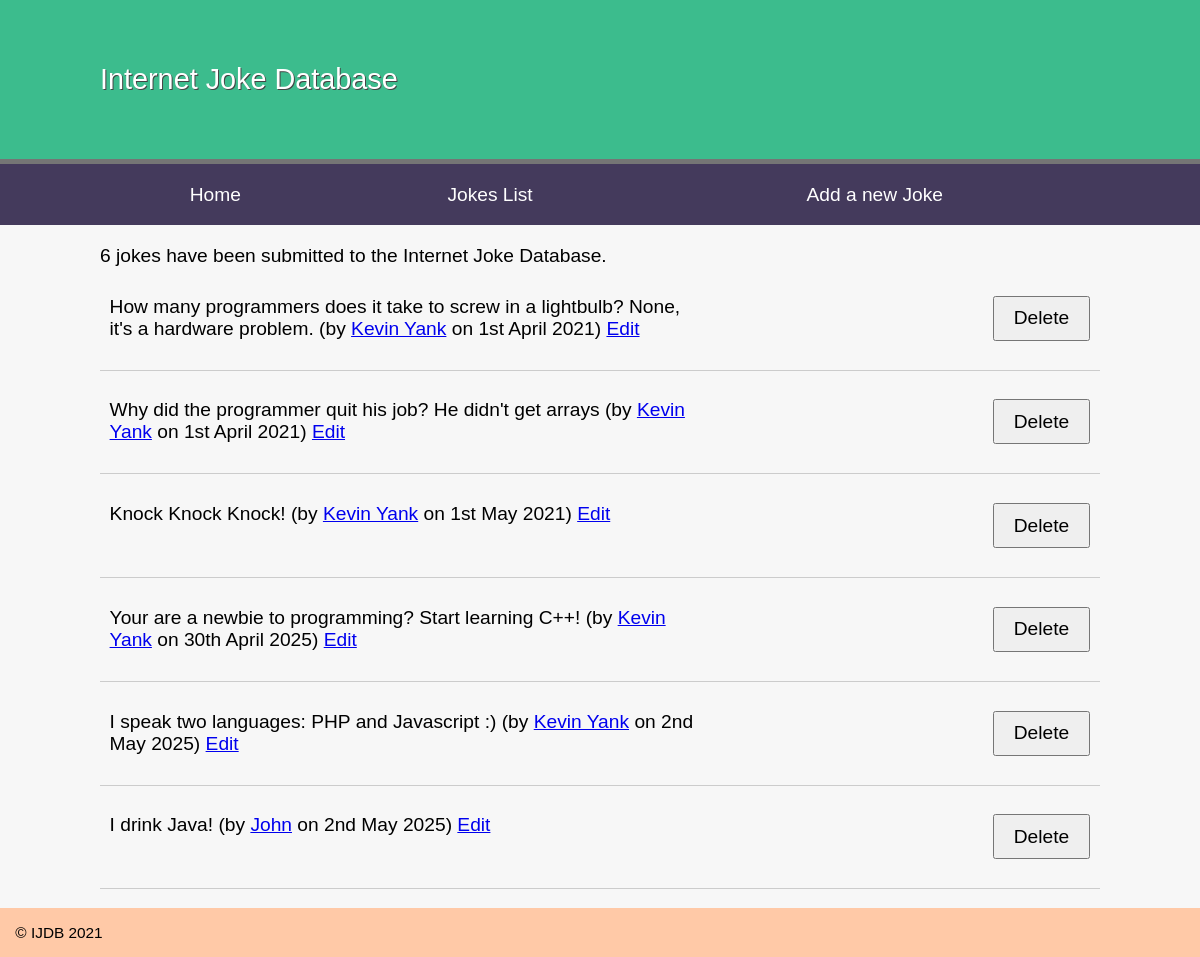
The app's page /oop_entry_point2/public/index.php?action=list, older data.
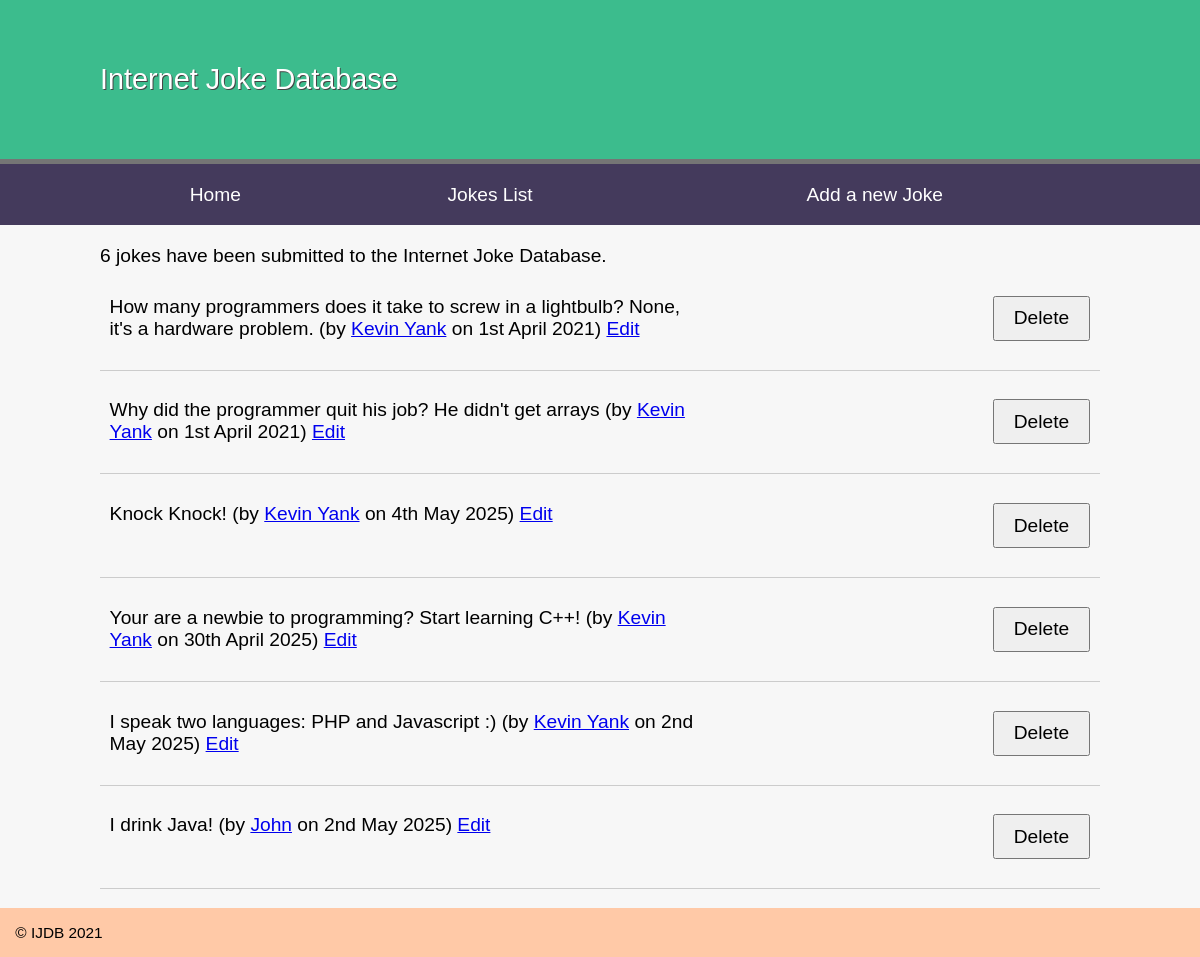
The same page, newer data.
### tables this page shows
CREATE TABLE `joke` (
  `id` int(11) NOT NULL AUTO_INCREMENT,
  `joketext` text DEFAULT NULL,
  `jokedate` date NOT NULL,
  `authorid` int(11) DEFAULT NULL,
  PRIMARY KEY (`id`)
);

### oop_entry_point2/controllers/JokeController.php (called while the page is built, shortened)
<?php
class JokeController {
	private $authorsTable;
    private $jokesTable;
    public function __construct(DatabaseTable $jokesTable, DatabaseTable $authorsTable) {
        $this->jokesTable = $jokesTable;
        $this->authorsTable = $authorsTable;
    }
	public function list() {
	    $result = $this->jokesTable->findAll();
	    $jokes = [];
	    foreach ($result as $joke) {
	        $author = $this->authorsTable->find('id', $joke['authorid'])[0];
	        $jokes[] = [
	            'id' => $joke['id'],
	            'joketext' => $joke['joketext'],
	            'jokedate' => $joke['jokedate'],
	            'name' => $author['name'],
	            'email' => $author['email']
	        ];
	    }
	    $title = 'Joke list';
	    $totalJokes = $this->jokesTable->total();
	    include  __DIR__ . '/../templates/jokes.html.php';
	    $output = ob_get_clean();
	    return ['output' => $output, 'title' => $title];
	}
}

### oop_entry_point2/public/index.php (called while the page is built, shortened)
<?php
try {
    include __DIR__ . '/../includes/DatabaseConnection.php';
    include __DIR__ . '/../classes/DatabaseTable.php';
    include __DIR__ . '/../controllers/JokeController.php';
    $jokesTable = new DatabaseTable($pdo, 'joke', 'id');
    $authorsTable = new DatabaseTable($pdo, 'author', 'id');
    $jokeController = new JokeController($jokesTable, $authorsTable);
    $action = $_GET['action'] ?? 'home';
    $page = $jokeController->$action();
    $output = $page['output'];
} catch (PDOException $e) {
    $title = 'An error has occurred';
    $output = 'Database error: ' . $e->getMessage() . ' in ' .
    $e->getFile() . ':' . $e->getLine();
}
include  __DIR__ . '/../templates/layout.html.php';

### oop_entry_point2/classes/DatabaseTable.php (called while the page is built, shortened)
<?php
class DatabaseTable {
    public function find($field, $value) {
        $query = 'SELECT * FROM `' . $this->table . '` WHERE `' . $field . '` = :value';
        $values = [
            'value' => $value
        ];
        $stmt = $this->pdo->prepare($query);
        $stmt->execute($values);
        return $stmt->fetchAll();
    }
    public function findAll() {
        $stmt = $this->pdo->prepare('SELECT * FROM `' . $this->table . '`');
        $stmt->execute();
        return $stmt->fetchAll();
    }
    public function total() {
        $stmt = $this->pdo->prepare('SELECT COUNT(*) FROM `' . $this->table . '`');
        $stmt->execute();
        $row = $stmt->fetch();
        return $row[0];
    }
}

### oop_entry_point2/templates/jokes.html.php (the view, shortened to what this page needs)
<p><?=$totalJokes?> jokes have been submitted to the Internet Joke Database.</p>
<?php foreach ($jokes as $joke): ?>
<blockquote>
  <p>
  <?=htmlspecialchars($joke['joketext'], ENT_QUOTES, 'UTF-8')?>
  (by <a href="mailto:<?=htmlspecialchars($joke['email'], ENT_QUOTES, 'UTF-8'); ?>">
  <?=htmlspecialchars($joke['name'], ENT_QUOTES, 'UTF-8'); ?></a> on
<?php
$date = new DateTime($joke['jokedate']);
echo $date->format('jS F Y');
?>)
  <a href="index.php?action=edit&id=<?=$joke['id']?>">Edit</a>
  <form action="index.php?action=delete" method="post">
    <input type="submit" value="Delete">
  </form>
  </p>
</blockquote>
<?php endforeach; ?>

### oop_entry_point2/templates/layout.html.php (shortened to what this page needs)
<!doctype html>
<html>
  <head>
    <link rel="stylesheet" href="jokes.css">
  </head>
  <body>
  <nav>
    <header>
      <h1>Internet Joke Database</h1>
    </header>
    <ul>
      <li><a href="index.php">Home</a></li>
      <li><a href="index.php?action=list">Jokes List</a></li>
      <li><a href="index.php?action=edit">Add a new Joke</a></li>
    </ul>
  </nav>
  <main>
  <?=$output?>
  </main>
  <footer>
  &copy; IJDB 2021
  </footer>
  </body>
</html>

### oop_entry_point2/public/jokes.css (style rules this page uses)
* { margin: 0; padding: 0; }
body { font-family: Arial, Helvetica, Sans-serif; }
header { display: block; background-color: #3cbc8d; padding: 20px; border-bottom: 5px solid #757575; }
h1 { font-weight: normal; padding: 1.5em; color: white; text-shadow: 1px 1px 0px #444; width: 1000px; margin: auto; }
nav { background-color: #443A5C; }
nav a { color: white; text-decoration: none; }
nav ul { display: table; width: 1000px; margin: auto; }
nav li { display: table-cell; text-align: center; padding: 1em; }
main { overflow: auto; min-height: 30vh; background-color: #f7f7f7; width: 1000px; margin: auto; box-shadow: -1000px 0 0 #f7f7f7, 1000px 0 0 #f7f7f7; padding-top: 20px; }
footer { padding: 1em; background-color: #FFC9A7 ; font-size: 0.8em; }
p { margin-bottom: 1em; }
body { font-size: 1.2em; font-family: arial, helvetica, sans-serif }
input, label, select, textarea { float: left; width: 15em; margin-bottom: 1em; padding: 0.5em; }
input[type="submit"] { margin-left: 15em; width: auto; padding: 0.5em 1em; clear: both; font-size: 1em; }
form { overflow: auto; clear: both; display: block; }
blockquote { display: table; margin-bottom: 1em; border-bottom: 1px solid #ccc; padding: 0.5em; }
blockquote p { display: table-cell; width: 90%; vertical-align: top; }
blockquote form { display: table-cell; width: 10%; }

Row changes from the older to the newer data that the page shows:
changed joke: joketext "Knock Knock Knock!" → "Knock Knock!"; jokedate "1st May 2021" → "4th May 2025"
